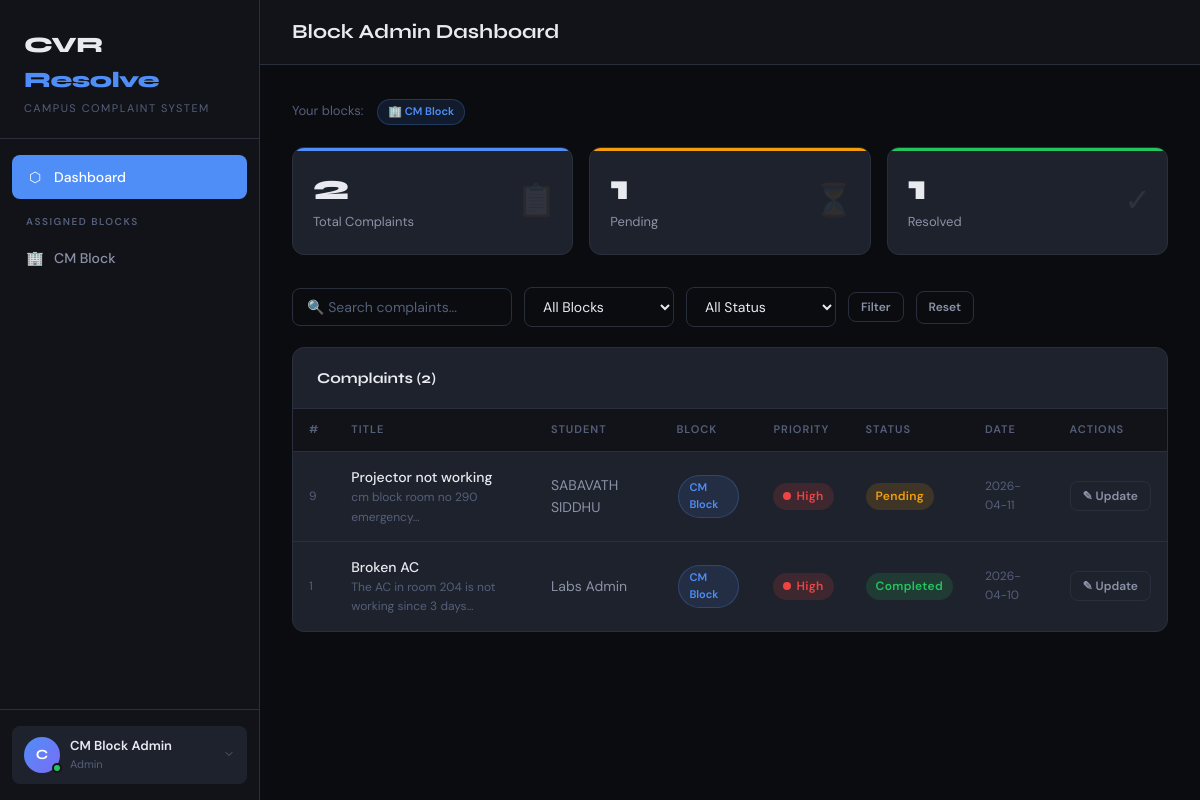
/admin (signed in), run on the app's committed database.
### tables this page shows
CREATE TABLE users (
        id INTEGER PRIMARY KEY AUTOINCREMENT,
        username TEXT UNIQUE NOT NULL,
        password TEXT NOT NULL,
        role TEXT NOT NULL,
        name TEXT NOT NULL,
        email TEXT,
        assigned_blocks TEXT DEFAULT '[]',
        created_at TIMESTAMP DEFAULT CURRENT_TIMESTAMP
    );

CREATE TABLE complaints (
        id INTEGER PRIMARY KEY AUTOINCREMENT,
        student_id INTEGER NOT NULL,
        title TEXT NOT NULL,
        description TEXT NOT NULL,
        image_path TEXT,
        location TEXT NOT NULL,
        status TEXT DEFAULT 'Pending',
        priority TEXT DEFAULT 'Medium',
        remarks TEXT,
        duplicate_of INTEGER,
        created_at TIMESTAMP DEFAULT CURRENT_TIMESTAMP,
        updated_at TIMESTAMP DEFAULT CURRENT_TIMESTAMP,
        FOREIGN KEY (student_id) REFERENCES users(id)
    );

### app_sqlite.py (the view)
@app.route('/admin')
@login_required
@role_required('admin')
def admin_dashboard():
    conn = get_db()
    blocks = current_user.assigned_blocks
    block_filter = request.args.get('block', '')
    status_filter = request.args.get('status', '')
    search = request.args.get('search', '')
    query = "SELECT c.*, u.name as student_name FROM complaints c JOIN users u ON c.student_id=u.id WHERE c.location IN ({})".format(
        ','.join('?' for _ in blocks))
    params = list(blocks)
    if block_filter and block_filter in blocks:
        query += " AND c.location=?"
        params.append(block_filter)
    if status_filter:
        query += " AND c.status=?"
        params.append(status_filter)
    if search:
        query += " AND (c.title LIKE ? OR c.description LIKE ?)"
        params += [f'%{search}%', f'%{search}%']
    query += " ORDER BY c.created_at DESC"
    complaints = conn.execute(query, params).fetchall() if blocks else []
    stats = {'total': len(complaints), 'pending': sum(1 for c in complaints if c['status']=='Pending'),
             'completed': sum(1 for c in complaints if c['status']=='Completed')}
    conn.close()
    return render_template('admin_dashboard.html', complaints=complaints, stats=stats,
                           assigned_blocks=blocks, block_filter=block_filter,
                           status_filter=status_filter, search=search)

### app_sqlite.py (called while the page is built)
def get_db():
    conn = sqlite3.connect(DB_PATH)
    conn.row_factory = sqlite3.Row
    return conn

@login_manager.user_loader
def load_user(user_id):
    conn = get_db()
    u = conn.execute("SELECT * FROM users WHERE id=?", (user_id,)).fetchone()
    conn.close()
    if u:
        return User(u['id'], u['username'], u['role'], u['name'], u['email'] or '', u['assigned_blocks'] or '[]')
    return None

def role_required(*roles):
    def decorator(f):
        @wraps(f)
        def wrapper(*args, **kwargs):
            if not current_user.is_authenticated or current_user.role not in roles:
                flash('Access denied.', 'danger')
                return redirect(url_for('dashboard'))
            return f(*args, **kwargs)
        return wrapper
    return decorator

@app.template_filter('urlencode')
def urlencode_filter(s):
    from urllib.parse import quote_plus
    return quote_plus(str(s))

### templates/admin_dashboard.html (shortened to what this page needs)
{% extends "layout.html" %}
{% block page_title %}Block Admin Dashboard{% endblock %}
{% block sidebar_links %}
  <a href="{{ url_for('admin_dashboard') }}" class="active"><span class="icon">⬡</span> Dashboard</a>
  <div class="sidebar-section-label">Assigned Blocks</div>
  {% for block in assigned_blocks %}
    <a href="{{ url_for('admin_dashboard') }}?block={{ block|urlencode }}">
      <span class="icon">🏢</span> {{ block }}
    </a>
  {% endfor %}
{% endblock %}
{% block content %}
<div style="margin-bottom:20px;display:flex;flex-wrap:wrap;gap:8px;align-items:center;">
  <span style="font-size:13px;color:var(--text3);margin-right:4px;">Your blocks:</span>
  {% for block in assigned_blocks %}
    <span class="block-pill">🏢 {{ block }}</span>
  {% endfor %}
</div>
<div class="stats-grid">
  <div class="stat-card blue">
    <div class="stat-number">{{ stats.total }}</div>
    <div class="stat-label">Total Complaints</div>
    <div class="stat-icon">📋</div>
  </div>
  <div class="stat-card orange">
    <div class="stat-number">{{ stats.pending }}</div>
    <div class="stat-label">Pending</div>
    <div class="stat-icon">⏳</div>
  </div>
  <div class="stat-card green">
    <div class="stat-number">{{ stats.completed }}</div>
    <div class="stat-label">Resolved</div>
    <div class="stat-icon">✓</div>
  </div>
</div>
<form method="GET" class="filters-bar">
  <input type="text" name="search" class="search-input" placeholder="🔍 Search complaints..." value="{{ search }}" />
  <select name="block" onchange="this.form.submit()">
    <option value="">All Blocks</option>
  </select>
  <select name="status" onchange="this.form.submit()">
    <option value="">All Status</option>
  </select>
  <button type="submit" class="btn btn-ghost btn-sm">Filter</button>
  <a href="{{ url_for('admin_dashboard') }}" class="btn btn-ghost btn-sm">Reset</a>
</form>
<div class="card">
  <div class="card-header">
    <span class="card-title">Complaints ({{ complaints|length }})</span>
  </div>
  {% if complaints %}
  <div class="table-wrapper">
    <table>
      <thead>
        <tr>
          <th>#</th>
          <th>Title</th>
          <th>Student</th>
          <th>Block</th>
          <th>Priority</th>
          <th>Status</th>
          <th>Date</th>
          <th>Actions</th>
        </tr>
      </thead>
      <tbody>
        {% for c in complaints %}
        <tr>
          <td style="color:var(--text3);font-size:12px;">{{ c.id }}</td>
          <td>
            <div class="td-main">{{ c.title }}</div>
            <div style="font-size:12px;color:var(--text3);">{{ c.description[:50] }}…</div>
          </td>
          <td>{{ c.student_name }}</td>
          <td><span class="block-pill">{{ c.location }}</span></td>
          <td>
            <span class="badge badge-{{ c.priority|lower }}">
              <span class="priority-dot {{ c.priority }}"></span>{{ c.priority }}
            </span>
          </td>
          <td><span class="badge badge-{{ c.status|lower }}">{{ c.status }}</span></td>
          <td style="font-size:12px;color:var(--text3);">{{ c.created_at[:10] }}</td>
          <td>
            <button class="btn btn-sm btn-ghost update-btn"
              data-id="{{ c.id }}"
              data-status="{{ c.status }}"
              data-remarks="{{ c.remarks or '' }}"
              data-action="{{ url_for('update_complaint', cid=c.id) }}">
              ✎ Update
            </button>
          </td>
        </tr>
        {% endfor %}
      </tbody>
    </table>
  </div>
  {% else %}
    <div class="empty-state">
      <div class="empty-icon">✅</div>
      <div class="empty-text">No complaints found.</div>
    </div>
  {% endif %}
</div>
{% endblock %}

### templates/layout.html (shortened to what this page needs)
<!DOCTYPE html>
<html lang="en">
<head>
  <link rel="stylesheet" href="{{ url_for('static', filename='css/style.css') }}" />
</head>
<body>
<div class="app-wrapper">
  <aside class="sidebar">
    <div class="sidebar-logo">
      <div class="logo-text">CVR <span>Resolve</span></div>
      <div class="logo-sub">Campus Complaint System</div>
    </div>
    <nav class="sidebar-nav">
      {% block sidebar_links %}{% endblock %}
    </nav>
    <div class="sidebar-footer">
      <div class="sidebar-user" id="profile-trigger">
        <div class="user-avatar-container">
          {% if current_user.pfp_path %}
            <img src="{{ url_for('static', filename='uploads/' + current_user.pfp_path) }}" alt="PFP" class="sidebar-pfp">
          {% else %}
            <div class="user-avatar">{{ current_user.name[0].upper() }}</div>
          {% endif %}
          <div class="status-indicator online"></div>
        </div>
        <div class="user-info">
          <div class="user-name">{{ current_user.name }}</div>
          <div class="user-role">{{ current_user.role|capitalize }}</div>
        </div>
        <div class="profile-chevron">
          <svg width="12" height="12" viewBox="0 0 24 24" fill="none" stroke="currentColor" stroke-width="2" stroke-linecap="round" stroke-linejoin="round"><polyline points="6 9 12 15 18 9"></polyline></svg>
        </div>
      </div>
    </div>
  </aside>
  <div class="main-content">
    <header class="topbar">
      <div style="display:flex;align-items:center;gap:12px;">
        <h1 class="topbar-title">{% block page_title %}Dashboard{% endblock %}</h1>
      </div>
    </header>
    <main class="page-content">
      {% block content %}{% endblock %}
    </main>
  </div>
</div>
</body>
</html>

### data on the page
users: name "C", name "CM Block Admin", role "Admin"
complaints: id "9", title "Projector not working", description "cm block room no 290 emergency", student_name "SABAVATH SIDDHU", location "CM Block", priority "High", status "Pending", created_at "2026-04-11"
complaints: id "1", title "Broken AC", description "The AC in room 204 is not working since 3 days", student_name "Labs Admin", location "CM Block", priority "High", status "Completed", created_at "2026-04-10"

### other printed values
{{ block }} "CM Block"
{{ stats.total }} "2"
{{ stats.pending }} "1"
{{ stats.completed }} "1"
{{ complaints|length }} "2"
